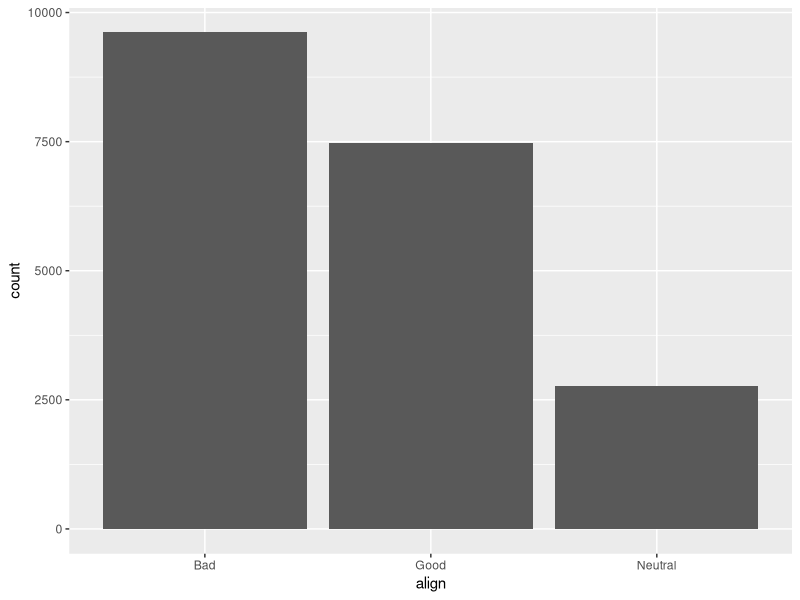
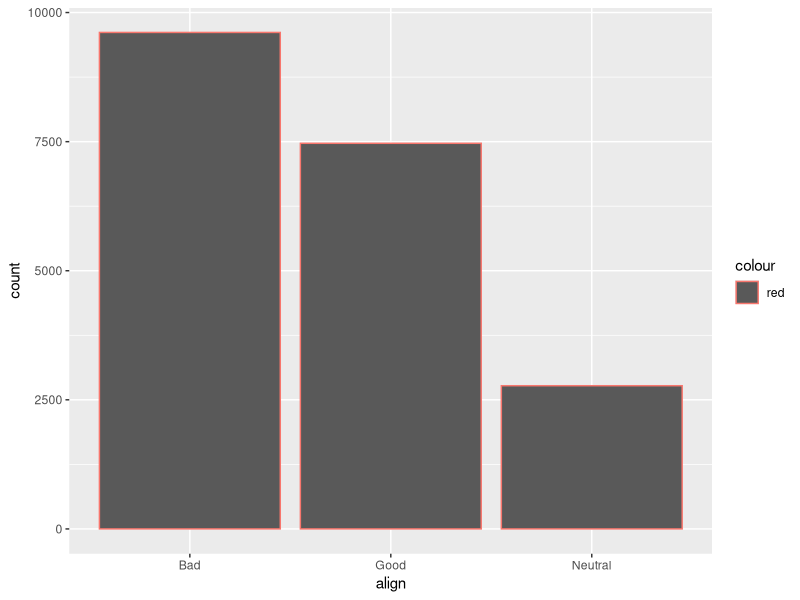
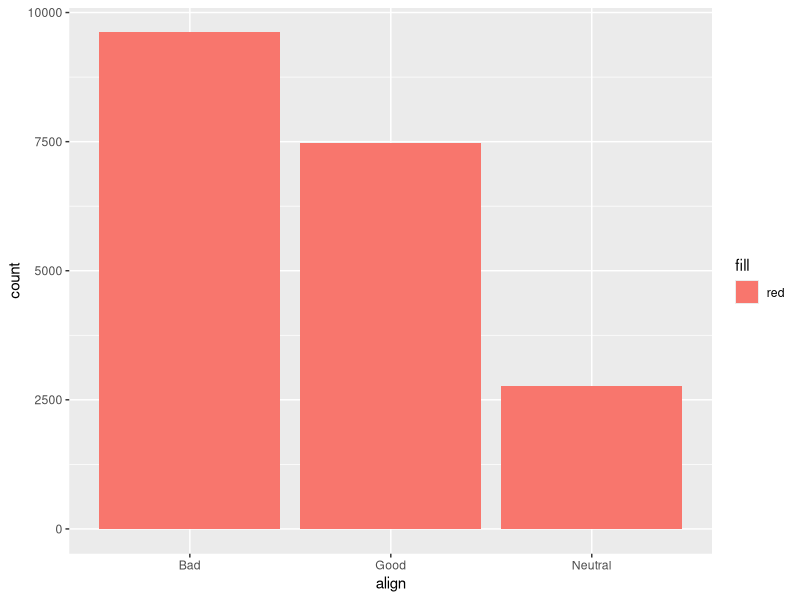
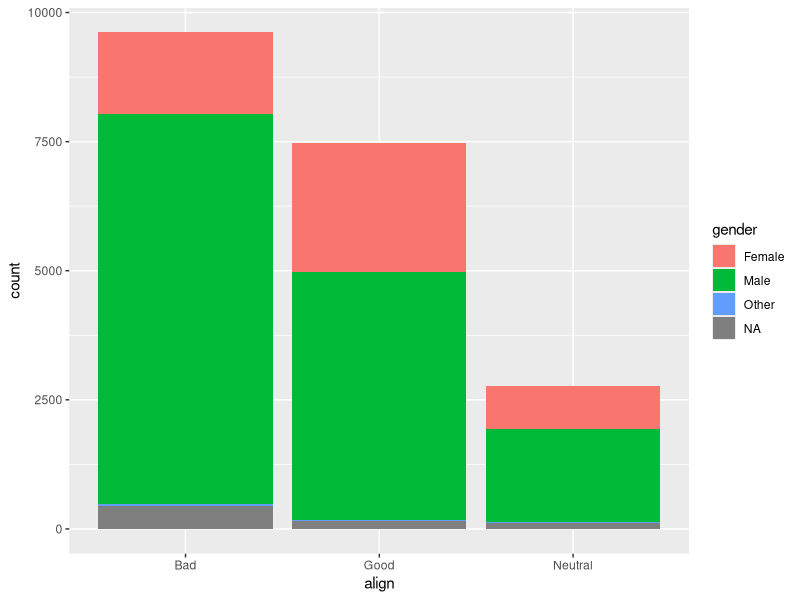

The R script that drew these images, in order:
"
Create a new file: EDA with dplyr.R

Save the cominc.csv and copy paste

change the path \ with /
"

# Exploratory Data Analysis with dplyr
# Visualizations using ggplot

# Install the below libaries only once the frist time
# Load the libaries each time for a new R session 

install.packages("readr")
install.packages("ggplot2")
install.packages("dplyr")

library(readr)
library(ggplot2)
library(dplyr)

# Now read in the data and explore the dataset


comics =read.csv("Session 8/comics.csv" , stringsAsFactors=TRUE)

str(comics)

glimpse(comics)
'
######### Without stringsAsFactors=TRUE
Rows: 23,272
Columns: 11
$ name         <chr> "Spider-Man (Peter Parker)", "Captain America (Steven ...
$ id           <chr> "Secret", "Public", "Public", "Public", "No Dual", "Pu...
$ align        <chr> "Good", "Good", "Neutral", "Good", "Good", "Good", "Go...
$ eye          <chr> "Hazel Eyes", "Blue Eyes", "Blue Eyes", "Blue Eyes", "...
$ hair         <chr> "Brown Hair", "White Hair", "Black Hair", "Black Hair"...
$ gender       <chr> "Male", "Male", "Male", "Male", "Male", "Male", "Male"...
$ gsm          <chr> NA, NA, NA, NA, NA, NA, NA, NA, NA, NA, NA, NA, NA, NA...
$ alive        <chr> "Living Characters", "Living Characters", "Living Char...
$ appearances  <int> 4043, 3360, 3061, 2961, 2258, 2255, 2072, 2017, 1955, ...
$ first_appear <chr> "Aug-62", "Mar-41", "Oct-74", "Mar-63", "Nov-50", "Nov...
$ publisher    <chr> "marvel", "marvel", "marvel", "marvel", "marvel", "mar...
'

'
########## With stringsAsFactor=TRUE
Rows: 23,272
Columns: 11
$ name         <fct> Spider-Man (Peter Parker), Captain America (Steven Rog...
$ id           <fct> Secret, Public, Public, Public, No Dual, Public, Publi...
$ align        <fct> Good, Good, Neutral, Good, Good, Good, Good, Good, Neu...
$ eye          <fct> Hazel Eyes, Blue Eyes, Blue Eyes, Blue Eyes, Blue Eyes...
$ hair         <fct> Brown Hair, White Hair, Black Hair, Black Hair, Blond ...
$ gender       <fct> Male, Male, Male, Male, Male, Male, Male, Male, Male, ...
$ gsm          <fct> NA, NA, NA, NA, NA, NA, NA, NA, NA, NA, NA, NA, NA, NA...
$ alive        <fct> Living Characters, Living Characters, Living Character...
$ appearances  <int> 4043, 3360, 3061, 2961, 2258, 2255, 2072, 2017, 1955, ...
$ first_appear <fct> Aug-62, Mar-41, Oct-74, Mar-63, Nov-50, Nov-61, Nov-61...
$ publisher    <fct> marvel, marvel, marvel, marvel, marvel, marvel, marvel...
'
dim(comics)
View(head(comics,100))
str(comics$align)
str(comics$publisher)
unique(comics$publisher)
unique(comics$align)

summary(comics$align)

table(comics$align)

"
Notice that NAs are not considered as a value and Reformed criminals are very very few compared to otheres align value
"

# check the levels of the factor align
levels(comics$align)

"
Here also we notice that NAs are not considered as a level
"

# similarly explore the factor gender 
str(comics$gender)

unique(comics$gender)

summary(comics$gender)

table(comics$gender)

levels(comics$gender)


#-------------Contingency Table-------------#

"
Frequency tabel of two facto variables is called contingency table
"
table(comics$align,comics$gender)
View(table(comics$align,comics$gender))

"
                   Female Male Other
  Bad                  1573 7561    32
  Good                 2490 4809    17
  Neutral               836 1799    17
  Reformed Criminals      1    2     0
"

"
We observe that Reformed Criminals is neglible for the analysis compared 
to other alignments,so we can remove them RC and drop it as a level
"


#-----------------------Dropping Levels-----------------------# 
"
Since RC are negligible we can remove them from our analyisis
Removing a level a factore variable is called dropping a level

To drop a level you have to frist make the count zero for that factor value
"

# filter out the roes with align not equal to RC

comics=comics%>%
        filter(align !='Reformed Criminals')

dim(comics)
str(comics$align)
levels(comics$align)
table(comics$align)

comics=comics%>%
        filter(align !='Reformed Criminals')%>%
        droplevels()

table(comics$align)

table(comics$align,comics$gender)

"
As we can see from both the freq table of aling and contingency table that
Reformed Criminals is no longer a factor level
"

#----------------------Visualizations using ggplot----------------------#
"
Now, lets start with graphs
for now we'll just create graphs and try to understand them later that is which graph to when
"

# create a side by side bar chart for align
ggplot(comics,aes(x=align))+geom_bar()
ggplot(comics,aes(x=align, col="red"))+geom_bar()
ggplot(comics,aes(x=align, fill="red"))+geom_bar()

ggplot(comics,aes(x=align, fill=gender))+geom_bar()
